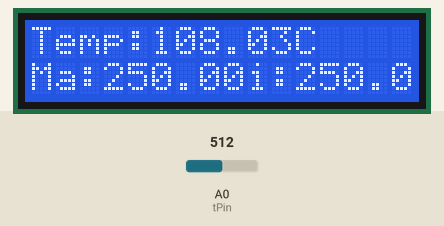
Simulated run of this sketch. Board: Arduino Uno, built with avr-gcc and run on an emulated ATmega328P. Parts: 16×2 character LCD. Inputs (shaded band) come from the test bench; at power-on: A0 (tPin) = 512.

Above: at 1.2 s.
1.3 s: A0 (tPin) set to 214
At 1.74 s:
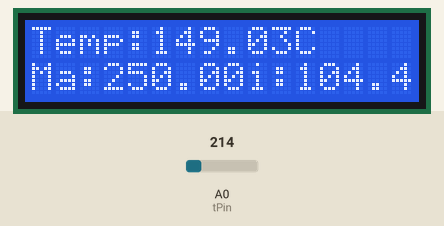
3.0 s: A0 (tPin) set to 190
At 4.47 s:
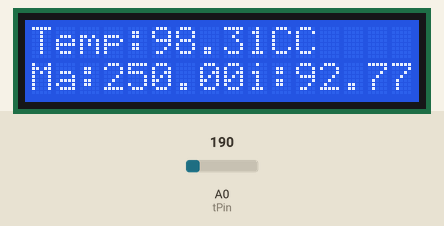
6.0 s: A0 (tPin) set to 23
At 6.3 s:
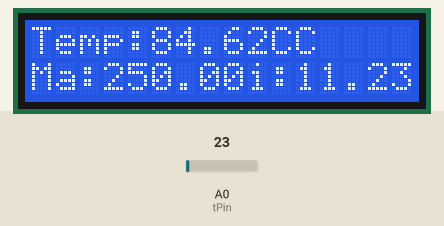
7.6 s: A0 (tPin) set to 18
At 11.0 s:
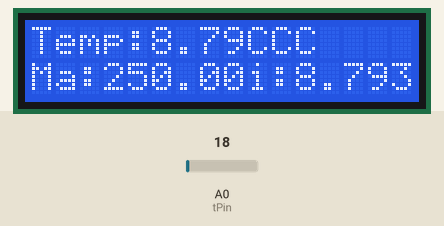
Timing chart, 0 to 11.6 s (numbered marks = the images above; inputs shaded):
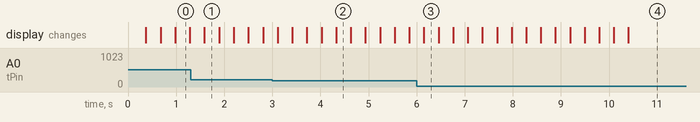

The sketch:

Thermostato_precision.ino.ino
```cpp
#include <LiquidCrystal.h>

LiquidCrystal lcd(12, 11, 5, 4, 3, 2);

const int tPin = 0;

float tAverage[10];
int avgLen = 10;
float finalT;
float maxT;
float minT;

void setup() {
  lcd.begin(16, 2);
  lcd.setCursor(0, 0);
  lcd.print("Temp:");
  lcd.setCursor(0, 1);
  lcd.print("Ma:");
  lcd.setCursor(8, 1);
  lcd.print("Mi:");


  float voltage, degreesC;
  voltage = analogRead(tPin) * 0.004882814;
  degreesC = voltage * 100.0;
  minT = degreesC;
}

void loop() {
  float voltage, degreesC;
  voltage = analogRead(tPin) * 0.004882814;
  degreesC = voltage * 100.0;


  for (int k = 1; k < avgLen; k++) { //loop that runs 9 times
    tAverage[k - 1] = tAverage[k]; // removes the first value of the array and brings all the others 1 position down
  }
  tAverage[avgLen - 1] = degreesC; // the last value of the array is set to the last target distance recieved

  for (int k = 1; k < avgLen; k++) { //loop that runs 10 times
    finalT += tAverage[k]; //adds all the values inside the array to distance
  }
  finalT = finalT / avgLen; //gets the average


  if (degreesC > maxT){
    maxT = degreesC;
  }
  if (degreesC < minT){
    minT = degreesC;
  }

  lcd.setCursor(5, 0);
  lcd.print(finalT);
  lcd.print("C");
  lcd.setCursor(3, 1);
  lcd.print(maxT);
  lcd.setCursor(11, 1);
  lcd.print(minT);


  delay(300);
}
```

Measured:
- the behaviour switches between 201 and 200 on A0 (tPin) (found by bisection; images 1 and 2)
- the behaviour switches between 21 and 20 on A0 (tPin) (found by bisection; images 3 and 4)
- after the input at 6.0 s, the display: changes after 0.15 s (image 3)
